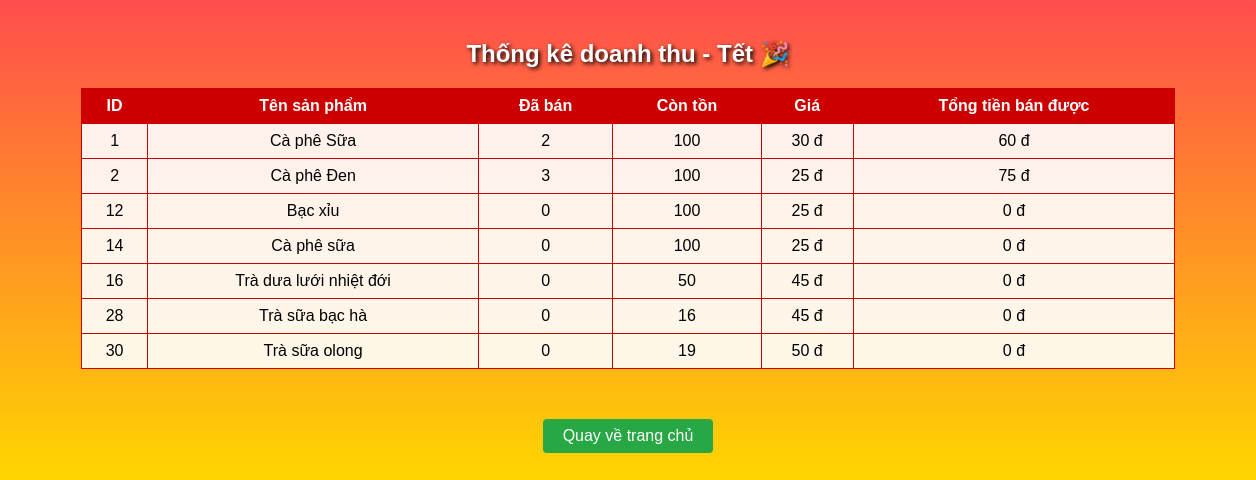
Screenshot of /thongke.php (signed in) with the database file from the repository.
### tables this page shows
CREATE TABLE `addproducts` (
  `ProductID` int(11) NOT NULL,
  `ProductName` varchar(100) DEFAULT NULL,
  `Price` decimal(10,2) DEFAULT NULL,
  `QuantityInStock` int(11) DEFAULT NULL,
  `Quantity` int(11) NOT NULL DEFAULT 1,
  `Size` varchar(50) DEFAULT 'M',
  `Topping` varchar(255) DEFAULT '',
  `Edit` varchar(255) DEFAULT NULL,
  `Sold` int(11) NOT NULL DEFAULT 0
);

### thongke.php (the view, shortened to what this page needs)
<?php
require_once __DIR__ . "/connect.php";
$sql = "
    SELECT
        p.ProductID,
        p.ProductName,
        p.Quantity AS QuantityLeft,
        IFNULL(SUM(o.Quantity), 0) AS QuantitySold,
        p.Price,
        IFNULL(SUM(o.Quantity * p.Price), 0) AS TotalRevenue
    FROM addproducts p
    LEFT JOIN addorders o ON p.ProductID = o.ProductID
    GROUP BY p.ProductID
";
$result = $conn->query($sql);
?>
<!DOCTYPE html>
<html lang="vi">
<head>
</head>
<body>
<h2>Thống kê doanh thu - Tết 🎉</h2>
<table>
    <tr>
        <th>ID</th>
        <th>Tên sản phẩm</th>
        <th>Đã bán</th>
        <th>Còn tồn</th>
        <th>Giá</th>
        <th>Tổng tiền bán được</th>
    </tr>
    <?php if($result && $result->num_rows > 0): ?>
        <?php while($row = $result->fetch_assoc()): ?>
            <tr>
                <td><?= $row['ProductID'] ?></td>
                <td><?= $row['ProductName'] ?></td>
                <td><?= $row['QuantitySold'] ?></td>
                <td><?= $row['QuantityLeft'] ?></td>
                <td><?= number_format($row['Price'],0,',','.') ?> đ</td>
                <td><?= number_format($row['TotalRevenue'],0,',','.') ?> đ</td>
            </tr>
        <?php endwhile; ?>
    <?php else: ?>
        <tr><td colspan="6">Không có dữ liệu</td></tr>
    <?php endif; ?>
</table>
<a href="index.php" class="back-btn">Quay về trang chủ</a>
</body>
</html>

### thongke.php (style rules this page uses)
body { font-family: Arial, sans-serif; background: linear-gradient(to bottom, #ff4d4d 0%, #ffd700 100%); margin: 0; padding: 20px; overflow-x: hidden; position: relative; }
h2 { text-align: center; color: #fff; text-shadow: 2px 2px 4px #000; }
table { border-collapse: collapse; width: 90%; margin: 20px auto 50px auto; background-color: rgba(255,255,255,0.9); }
table, th, td { border: 1px solid #c00; padding: 8px; text-align: center; }
th { background-color: #c00; color: #fff; }
a.back-btn { display: block; width: 150px; margin: 10px auto; text-align: center; padding: 8px 10px; background: #28a745; color: white; text-decoration: none; border-radius: 4px; }

### rows the page displays
addproducts: ProductID "1", ProductName "Cà phê Sữa", QuantitySold "2", Quantity "100", Price "30", TotalRevenue "60"
addproducts: ProductID "2", ProductName "Cà phê Đen", QuantitySold "3", Quantity "100", Price "25", TotalRevenue "75"
addproducts: ProductID "12", ProductName "Bạc xỉu", QuantitySold "0", Quantity "100", Price "25", TotalRevenue "0"
addproducts: ProductID "14", ProductName "Cà phê sữa", QuantitySold "0", Quantity "100", Price "25", TotalRevenue "0"
addproducts: ProductID "16", ProductName "Trà dưa lưới nhiệt đới", QuantitySold "0", Quantity "50", Price "45", TotalRevenue "0"
addproducts: ProductID "28", ProductName "Trà sữa bạc hà", QuantitySold "0", Quantity "16", Price "45", TotalRevenue "0"
addproducts: ProductID "30", ProductName "Trà sữa olong", QuantitySold "0", Quantity "19", Price "50", TotalRevenue "0"
